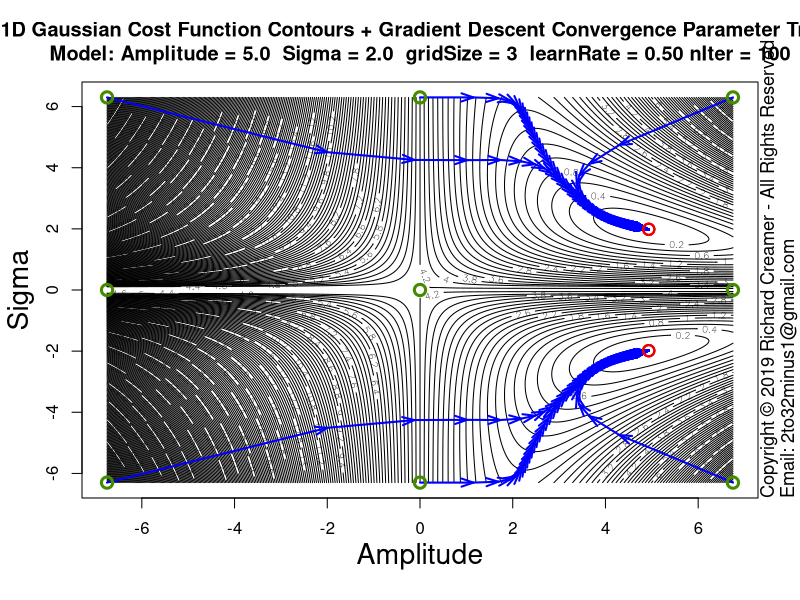

Generate this figure with R:
##############################################################
### Copyright (c) Richard Creamer 2019 - All Rights Reserved
### Inquiries: email 2to32minus1@gmail.com
##############################################################

### Globals
fontScale = 1.2    # Global font size variable
lf        = 1.2    # Enlarge font of plot labels
verbose   = FALSE  # Verbose printing
lw        = 2      # Line width
xMargin   = 1      # X-axis margin for plots
yMargin   = 1      # Y-axis margin for plots
de        = 0.01   # Small constant for estimating derivatives numerically
smlPts    = 1      # Small  data point/circle
medPts    = 1.5    # Medium data point/circle
lrgPts    = 2.0    # Large  data point/circle

### Run this function to generate this plot
runFunc = function() {
	dw = 1000
	dh = 750	
	path = "D:/Code/R/LeastSquaresPlay/PlotsAndAssocCode/Plot54/"
	svSize = 1600
	# Learn rate default (0.5) nIter default (100)	
	savePngVerbose( paste(path, "Plot54.png", sep=""), 
					plotGaussianParamStepVectorsEx, w=svSize, h=svSize, un="px", gridSize=3 )	
}

### Plot Gaussian fit step vectors for multiple starting points
plotGaussianParamStepVectorsEx = function( nLevels=250, gridSize=3, learnRate=0.5, nIter=100 ) {
	set.seed( 3 )
	gd = makeGaussianTestData()
	trueS = gd$trueSigma
	trueA = gd$trueAmpl	
	maxA = trueA * 1.5
	minA = -maxA
	maxS = trueS * 3.5
	minS = -maxS
	ampls  = seq( minA * 0.9, maxA * 0.9, length=gridSize )
	sigmas = seq( minS * 0.9, maxS * 0.9, length=gridSize )
	gridAmpls  = seq( minA * 0.9, maxA * 0.9, length=400 )
	gridSigmas = seq( minS * 0.9, maxS * 0.9, length=400 )
	startAmpls = c()
	startSigmas = c()
	endAmpls = c()
	endSigmas = c()
	plotTitle = paste( "1D Gaussian Cost Function Contours + Gradient Descent Convergence Parameter Trails\n",
					   sprintf("Model: Amplitude = %.1f  Sigma = %.1f  gridSize = %d  learnRate = %.2f nIter = %d", 
					   		trueA, trueS, gridSize, learnRate, nIter ), sep="" )
	
	z = getGaussErrorGrid( meanGaussSsdErr, gridAmpls, gridSigmas, gd$x, gd$y )
	contour( gridAmpls, gridSigmas, t(z), nlevels=nLevels, xlab="", ylab="", main=plotTitle )
	addAxisLabels( xLabel="Amplitude", yLabel="Sigma", cexVal=1.7 )
	
	for ( s in sigmas ) {
		for ( a in ampls ) {
			startAmpls[length(startAmpls)+1] = a
			startSigmas[length(startSigmas)+1] = s
			gd$guesses = list( a=a, s=s )
			
			tuple = fitGauss1d( doPlot=FALSE, gd=gd, learnRate=learnRate, nIter=nIter )
			
			aLegs = tuple$amplLegs
			sLegs = tuple$sigmaLegs
			nLegs = length( aLegs )
			endAmpls[length(endAmpls)+1] = aLegs[nLegs]
			endSigmas[length(endSigmas)+1] = sLegs[nLegs]
			for ( j in 2:nLegs ) {
				x1 = aLegs[j-1]
				y1 = sLegs[j-1]
				x2 = aLegs[j]
				y2 = sLegs[j]
				arrows( x1, y1, x2, y2, col="blue", angle=19, lwd=lw, length=0.125 )
			}
		}
	}
	# Draw beg/end circles last (so on top)
	for ( i in 1:length( startAmpls ) ) {
		points( startAmpls[i], startSigmas[i],  col="chartreuse4", cex=1.5, lwd=lw+1 )
		points( endAmpls[i], endSigmas[i],  col="red2", cex=1.5, lwd=lw )
	}
}

### Shared use case Gaussian data set generator used by several cooperating functions
makeGaussianTestData = function( trueAmpl=5, trueSigma=2, aGuess=sqrt(trueAmpl), sGuess=sqrt(trueSigma), nPts=40 ) {
	set.seed( 3 )
	x = seq( -5*trueSigma, 5*trueSigma, length=nPts )
	y = gauss1dFunc( x, trueAmpl, trueSigma ) + rnorm( length(x), sd=0.2 )
	guesses = list( a=aGuess, s=sGuess )
	tuple = list( trueAmpl=trueAmpl, trueSigma=trueSigma, x=x, y=y, nPts=nPts, guesses=guesses )
	return( tuple )
}

### 2D plot error contours for range of Amplitude and Sigma values
### Amplitude maps to x-axis, Sigma maps to y-axis
plotGaussErrorContours = function( nLevels=30, customTitle="", drawGradVecs=FALSE, normGradVecs=TRUE, gd=NULL ) {
	set.seed( 3 )
	if ( is.null( gd ) )
		gd = makeGaussianTestData()
	a = gd$trueAmpl
	s = gd$trueSigma
	x = gd$x
	y = gd$y
	minAmpl  = a * 0.1;	maxAmpl  = a * 1.7
	minSigma = s * 0.1;	maxSigma = s * 1.7
	# Adjust ranges so plot is square
	deltaA = maxAmpl - minAmpl
	deltaS = maxSigma - minSigma
	maxDelta = if ( deltaA > deltaS ) deltaA else deltaS
	if ( deltaA > deltaS ) {
		maxSigma = minSigma + maxDelta
	} else {
		maxAmpl = minAmpl + maxDelta
	}
	nr = 200
	nc = 200
	ampls = seq( minAmpl, maxAmpl, length.out=nc )
	sigmas = seq( minSigma, maxSigma, length.out=nr )
	z = getGaussErrorGrid( meanGaussSsdErr, ampls, sigmas, x, y )
	xLim1 = minAmpl
	xLim2 = maxAmpl
	yLim1 = minSigma
	yLim2 = maxSigma
	plotTitle = ""
	if ( !drawGradVecs ) {
		plotTitle = sprintf( "1D Gaussian Cost Function Contours\nTrue Model: Amplitude = %.1f  Sigma = %.1f (noise added)", a, s )
	} else if ( normGradVecs ) {
		plotTitle = sprintf( "1D Gaussian Cost Function Contours w/Gradient (Unit) Vectors\nTrue Model: Amplitude = %.1f  Sigma = %.1f (noise added)", a, s )
	} else {
		plotTitle = sprintf( "1D Gaussian Cost Function Contours w/Gradient Vectors\nTrue Model: Amplitude = %.1f  Sigma = %.1f (noise added)", a, s )
	}
	if ( customTitle != "" )
		plotTitle = customTitle
	xform = contour( ampls, sigmas, t(z), axes=FALSE, cex.lab=lf, main=plotTitle, asp=1.0,
					 xlab="", ylab="", labcex=1.2, nlevels=nLevels, cex.main=1.3*fontScale, cex.axis=1.3 )
	xAxisMin = ceiling( gpl()$xLim[1] )
	xAxisMax = floor( gpl()$xLim[2] )
	yAxisMin = ceiling( gpl()$yLim[1] )
	yAxisMax = floor( gpl()$yLim[2] )
	axis( side=1, at=xAxisMin:xAxisMax, cex.axis=1.3 )
	axis( side=2, at=yAxisMin:yAxisMax, cex.axis=1.3 )
	addAxisLabels( xLabel="Amplitude", yLabel="Sigma" )
	box()
	xLimits = axisLimits( x )
	yLimits = axisLimits( y )
	lines( c(-1,12), c( s, s ), col="blue", lwd=lw )
	lines( c( a, a), c(-1,10), col="blue", lwd=lw )
	if ( drawGradVecs ) {
		gradPtsX1 = c()
		gradPtsY1 = c()
		gradPtsX2 = c()
		gradPtsY2 = c()
		gridSize=13
		for ( sigma in seq( from=sigmas[2], to=sigmas[length(sigmas)-1], length=gridSize ) ) {
			for ( ampl in seq( from=ampls[2], to=ampls[length(ampls)-1], length=gridSize ) ) {
				gradPtsX1[length(gradPtsX1)+1] = ampl
				gradPtsY1[length(gradPtsY1)+1] = sigma
				da = gaussDeDa( x, y, ampl, sigma )
				ds = gaussDeDs( x, y, ampl, sigma )
				mag = sqrt( da*da + ds*ds )
				if ( normGradVecs ) {
					da = da/mag/4 # hard-coded case-specific scale factor, unit vecs a bit too long for plot
					ds = ds/mag/4
				} else {
					da = da * 0.22 # hard-coded case-specific scale factor
					ds = ds * 0.22
				}
				gradPtsX2[length(gradPtsX2)+1] = ampl  - da
				gradPtsY2[length(gradPtsY2)+1] = sigma - ds
			}
		}
		points( gradPtsX1, gradPtsY1, col="blue", lwd=lw )
		arrows( gradPtsX1, gradPtsY1, gradPtsX2, gradPtsY2, col="blue", lwd=lw, cex=medPts, angle=15, length=0.125 )
	}
}

### Nonlinear least-squares gradient-descent curve fitting for Gaussian
fitGauss1d = function( learnRate = 0.5, nIter=100, nPts=40, drawPointLines=FALSE, doPlot=TRUE, numDerivs=FALSE, plotContours=FALSE, gd=NULL ) {
	set.seed( 3 )
	a = s = x = y = guesses = NULL
	if ( is.null( gd ) )
		gd = makeGaussianTestData()
	a = gd$trueAmpl
	s = gd$trueSigma
	trueAmpl = gd$trueAmpl
	trueSigma = gd$trueSigma
	x = gd$x
	y = gd$y
	nPts=gd$nPts
	guesses = gd$guesses
	aEst = guesses$a
	sEst = guesses$s
	da = 0
	ds = 0
	amplLegs = c( aEst )
	sigmaLegs = c( sEst )
	if ( nIter > 0 ) {
		# Basic implementation of Gradient Descent
		for ( i in 1:nIter ) {
			da = if ( numDerivs ) gaussDeDaNum( x, y, aEst, sEst ) else gaussDeDa( x, y, aEst, sEst )
			ds = if ( numDerivs ) gaussDeDsNum( x, y, aEst, sEst ) else gaussDeDs( x, y, aEst, sEst )
			aEst = aEst - learnRate * da
			sEst = sEst - learnRate * ds
			amplLegs[ length(amplLegs) + 1 ] = aEst
			sigmaLegs[ length(sigmaLegs) + 1 ] = sEst
			if ( verbose )
				print( sprintf( "Mean ABS fit error: %f\n", meanGaussAbsErr( x, y, aEst, sEst ) ) )
		}
	}
	finalMeanAbsFitError = meanGaussAbsErr( x, y, aEst, sEst )
	if ( doPlot) {
		plotTitle = "Gradient Descent Fit 1D Gaussian using Analytic Partial Derivatives"
		if ( numDerivs )
			plotTitle = "Gradient Descent Fit 1D Gaussian using Numerical Est. Partial Derivatives"
		plot( x, y, cex.lab=lf, xlab="", ylab="", main=plotTitle, cex=medPts, lwd=lw+1, cex.main=1.3*fontScale, cex.axis=1.3 )
		addAxisLabels()	
		predX = seq( x[1], x[length(x)], length.out=200 )
		predY = gauss1dFunc( predX, aEst, sEst )
		lines( predX, predY, col="blue", lwd=lw+1 )
		if ( drawPointLines )
			segments( x, y, x, gauss1dFunc( x, aEst, sEst ), col = "red" )
		legText = c()		
		legText[length(legText)+1] = sprintf( "Num Iterations   %d", nIter )
		legText[length(legText)+1] = sprintf( "Learn Rate:      %.3f", learnRate )
		legText[length(legText)+1] = sprintf( "True Amplitude:  %.2f", a )
		legText[length(legText)+1] = sprintf( "True Sigma:      %.2f", s )
		legText[length(legText)+1] = sprintf( "Start Amplitude: %.2f", guesses$a )
		legText[length(legText)+1] = sprintf( "Start Sigma:     %.2f", guesses$s )
		legText[length(legText)+1] = sprintf( "Final Amplitude: %.2f", aEst )
		legText[length(legText)+1] = sprintf( "Final Sigma:     %.2f", sEst )
		legText[length(legText)+1] = sprintf( "Mean ABS Error:  %.2f", meanGaussAbsErr( x, y, aEst, sEst ) )
		legLtys = seq( from=0, to=0, length=length(legText) )
		parSave = par( family="mono", font=2 )		
		legend( "topleft", inset=c(0,0), legend=legText, lty=legLtys, box.col="transparent", cex=1.3*fontScale, bg="transparent" )
		par( parSave )
	}
	if ( plotContours ) {
		plotGaussErrorContours( gd=gd )
		lines( amplLegs, sigmaLegs, col="red", lwd=lw )
	}
	return( list( x=x, y=y, a=aEst, s=sEst, meanAbsFitError=finalMeanAbsFitError, amplLegs=amplLegs, sigmaLegs=sigmaLegs, lr=learnRate ) )
}

### Compute mean SSD Gaussian cost function over a grid of Amplitude and Sigma values
### Note: returned matrix may need to be transposed for some functions such as contour()
### TODO: Try to use outer()
getGaussErrorGrid = function( errorFunc, ampls, sigmas, x, y ) {
	nr = length( sigmas )
	nc = length( ampls )
	z = matrix( nrow=nr, ncol=nc )	
	for ( row in 1:nr ) {     # loop over y-coordinates (sigma)
		sigma = sigmas[row]
		for ( col in 1:nc ) { # loop over x-coordinates (amplitude)
			ampl = ampls[col]
			z[row, col] = errorFunc( x, y, a=ampl, sigma=sigma )
		}
	}
	return( z )
}

### 1D Gaussian
gauss1dFunc = function( x, a, sigma ) {
	return( a * exp( -0.5 * (x/sigma)^2 ) )
}

### Gaussian error/cost function - abs() of line lengths (not squared)
meanGaussAbsErr = function( x, y, a, sigma ) {
	return( (1/length(x)) * sum( abs(gauss1dFunc( x, a, sigma ) - y) ) )
}

### Gaussian error/cost function - SSD
meanGaussSsdErr = function( x, y, a, sigma ) {
	return( (1/length(x)) * sum( (gauss1dFunc( x, a, sigma ) - y)^2 ) )
}

### Analytical/exact partial derivative of error/cost function wrt Amplitude
gaussDeDa = function( x, y, a, sigma ) {
	term1 = sum( gauss1dFunc(x, a, sigma) * exp( -0.5 * (x/sigma)^2) )
	term2 = sum( y * exp( -0.5 * (x/sigma)^2) )
	return( 2 * ( term1 - term2 )/length(x) )
}

### Analytical/exact partial derivative of error/cost function wrt Sigma
gaussDeDs = function( x, y, a, sigma ) {
	v = 2*a/sigma^3
	term1 = sum( gauss1dFunc(x, a, sigma) * x^2 * exp( -0.5 * (x/sigma)^2) )
	term2 = sum( x^2 * y * exp( -0.5 * (x/sigma)^2) )
	return( v * ( term1 - term2 )/length(x) )
}

### Numerical estimation of partial derivative of error/cost function wrt Amplitude
gaussDeDaNum = function( x, y, a, sigma ) {
	e1 = meanGaussSsdErr( x, y, a, sigma )
	e2 = meanGaussSsdErr( x, y, a + de, sigma )
	return( (e2 - e1)/de )
}

### Numerical estimation of partial derivative of error/cost function wrt Sigma
gaussDeDsNum = function( x, y, a, sigma ) {
	e1 = meanGaussSsdErr( x, y, a, sigma )
	e2 = meanGaussSsdErr( x, y, a, sigma + de )
	return( (e2 - e1)/de )
}

### Get Plot Limits : gpl()$xLim[1] --> left x-coord
gpl = function() {
	u = par( "usr" )
	return( list( xLim=u[1:2], yLim=u[3:4] ) )
}

### Compute plot axis limits to fit range of data
axisLimits = function( v, margin=0 ) {
	lowerLimit = floor( min(v) ) - margin
	upperLimit = ceiling( max(v) ) + margin
	c( lowerLimit, upperLimit )
}

### Convience method to add x/y axis labels
addAxisLabels = function( xLabel="x", yLabel="y", cexVal=1.3 ) {
	mtext( text=xLabel, side=1, line=2.5, cex=cexVal )
	mtext( text=yLabel, side=2, line=2.5, cex=cexVal )
}

### Save to PNG file, specify width and height
savePngVerbose = function( path, plotFunc, w=512, h=512, un="px", doCopyright=TRUE, ... ) {
	png( filename = path, type="cairo", units=un, width=w, height=h, pointsize=12, res=96 )
	plotFunc( ... )
	if ( doCopyright )
		addCopyright()
	dev.off()
}

### Add copyright notice to plot via text()
addCopyright = function() {
	mtext( "Copyright \uA9 2019 Richard Creamer - All Rights Reserved", side=4, line=0, adj=0, cex=1.1 )
	mtext( "Email: 2to32minus1@gmail.com", side=4, line=1, adj=0, cex=1.1 )
}

runFunc()
